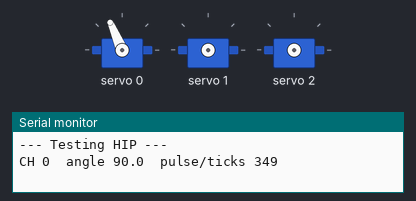
Simulated run of this sketch. Board: Arduino Uno, built with avr-gcc and run on an emulated ATmega328P. On the bench: 3 × servo, the last lines printed to the serial monitor.

Above: at 0.3 s.
At 7.3 s:
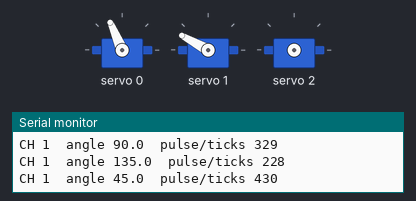
At 11.8 s:
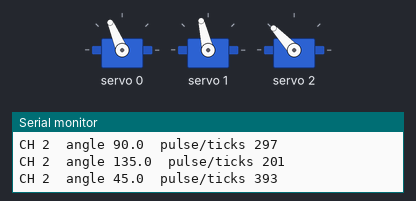
At 16.8 s:
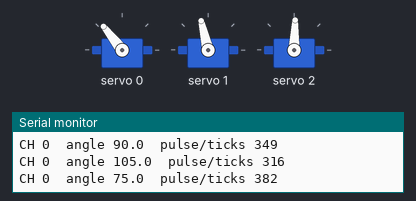
At 25.3 s:
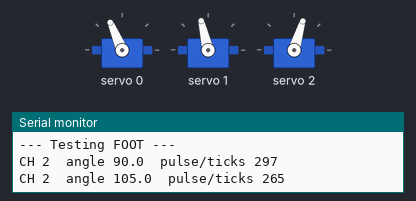
At 34.3 s:
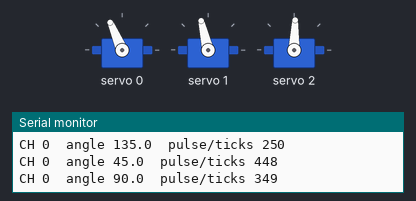
Timing chart, 0 to 40.0 s (numbered marks = the images above):
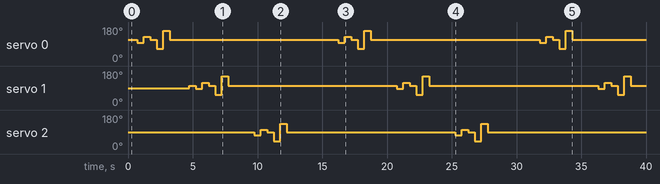

The sketch:

NEW_Coords_Servos_WORKING.ino
```cpp
#include <Wire.h>
#include <Adafruit_PWMServoDriver.h>

// ===================== TYPES =====================
struct ServoCal {
  uint8_t ch;
  float centerPulse;
  float pulsesPerDegree;
  float pulseMin;
  float pulseMax;
  bool reversed;
};

// ===================== PCA9685 / SERVOS =====================
Adafruit_PWMServoDriver pwm = Adafruit_PWMServoDriver(0x40);

// Your calibrations (unchanged)
ServoCal hip  = {0, 349.0f, 2.2f,  150.0f, 650.0f, true};
ServoCal knee = {1, 329.0f, 2.24f, 150.0f, 650.0f, true};
ServoCal foot = {2, 297.0f, 2.14f, 150.0f, 650.0f, true};

// ===================== SETTINGS =====================
static const float START_DEG = 90.0f;     // start all at 90°
static const int MOVE_DELAY_MS = 500;     // small delay between moves
static const int LEG_DELAY_MS  = 1000;    // small delay between legs

// PCA9685 servo pulse helper
static inline float clampf(float v, float lo, float hi) {
  if (v < lo) return lo;
  if (v > hi) return hi;
  return v;
}

float angleToPulse(const ServoCal& s, float angleDeg) {
  // Treat "90" as the center reference; offset is (angle - 90)
  float offsetDeg = angleDeg - 90.0f;
  if (s.reversed) offsetDeg = -offsetDeg;

  float pulse = s.centerPulse + offsetDeg * s.pulsesPerDegree;
  return clampf(pulse, s.pulseMin, s.pulseMax);
}

void writeServoDeg(const ServoCal& s, float angleDeg) {
  float pulse = angleToPulse(s, angleDeg);

  // PCA9685 expects 12-bit ticks (0..4095) for the current PWM frequency.
  // If your "pulse" values are already in PCA ticks (common approach), this is correct.
  // If your values are in microseconds, you'd need a us->ticks conversion instead.
  uint16_t ticks = (uint16_t)(pulse + 0.5f);

  pwm.setPWM(s.ch, 0, ticks);

  Serial.print("CH "); Serial.print(s.ch);
  Serial.print("  angle "); Serial.print(angleDeg, 1);
  Serial.print("  pulse/ticks "); Serial.println(ticks);
}

void testOneServo(const char* name, const ServoCal& s) {
  Serial.print("\n--- Testing "); Serial.print(name); Serial.println(" ---");

  // Start at 90
  writeServoDeg(s, START_DEG);
  delay(MOVE_DELAY_MS);


  // +/- 15
  writeServoDeg(s, START_DEG + 15.0f);
  delay(MOVE_DELAY_MS);
  writeServoDeg(s, START_DEG - 15.0f);
  delay(MOVE_DELAY_MS);

  // back to 90
  writeServoDeg(s, START_DEG);
  delay(MOVE_DELAY_MS);

  // +/- 45
  writeServoDeg(s, START_DEG + 45.0f);
  delay(MOVE_DELAY_MS);
  writeServoDeg(s, START_DEG - 45.0f);
  delay(MOVE_DELAY_MS);

  // end at 90
  writeServoDeg(s, START_DEG);
  delay(MOVE_DELAY_MS);
}

void setup() {
  Serial.begin(115200);
  delay(200);

  Wire.begin();

  pwm.begin();
  // Typical analog servo: 50–60 Hz. Use whatever you already use in your project.
  pwm.setPWMFreq(50);
  delay(10);

  Serial.println("Servo range test: start 90°, then +/-15°, then +/-45° (each servo separately).");
}

void loop() {
  // Do each "leg" (servo) separately with small delays between them
  testOneServo("HIP", hip);
  delay(LEG_DELAY_MS);

  testOneServo("KNEE", knee);
  delay(LEG_DELAY_MS);

  testOneServo("FOOT", foot);
  delay(LEG_DELAY_MS);

  // Pause before repeating the full sequence
  delay(2000);
}
```

Measured:
- by itself, servo 0: repeats every 15.5 s: 128° 0.50 s, 113° 0.50 s, 66° 0.50 s, 159° 0.50 s, 113° 13.0 s, 97° 0.50 s
- by itself, servo 1: repeats every 15.5 s: 87° 0.50 s, 119° 0.50 s, 103° 0.50 s, 55° 0.50 s, 151° 0.50 s, 103° 13.0 s
- by itself, servo 2: 90° → 88° at 9.2 s, → 73° 0.50 s later, → 103° 0.50 s later, → 88° 0.50 s later, … (13 changes in this stretch)
